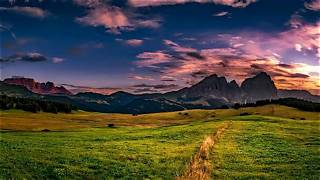
#> input picture img/e.g.1 (TEST-ONLY).jpeg, 320 x 180 px
$ python main.py
#> lines starting #> are read from the running program, lines starting #| are printed output that depends on the picture
### entropy_generation_VisionAI.py
# |===========================|
# |======== Vision AI ========|
# |==== ENTROPY GENERATOR ====|
# |========= by Luca ==========|
# |===========================|

import os
import tkinter as tk
from tkinter import filedialog
import random
import math
import hashlib
import cv2
import numpy as np

Test = 0


def entropy_generation_VisionAI_run(Debug, Test, Printer_step):

    # File Path
    file_path = filedialog.askopenfilename(title="Select an image from the 'img' folder", filetypes=[("Image files", "*.jpg *.jpeg"), ("PNG files", "*.png"), ("JPEG files", "*.jpeg"), ("JPG files", "*.jpg")])
    if file_path:
        # Image Reading
        img = cv2.imread(file_path)
        print(f"Image selected: {file_path}")

    else:
        print("No image selected.")

    # Image Monochannel Conversion
        # GRAY
    gray_img = cv2.cvtColor(img, cv2.COLOR_BGR2GRAY)
    min_value_gray = np.min(gray_img)
    max_value_gray = np.max(gray_img)
        # RGB Channels
    B_img, G_img, R_img = cv2.split(img)

    # Img Monochannel List
    img_mono = [gray_img, R_img, G_img, B_img]


    # Dividing the image into 16 sections
    height, width = img.shape[:2]
    sections = []

    for i in range(4):
        image = img_mono[i]
        for row in range(4):
            for col in range(4):

                # Coordinates for the section
                y1 = row * height // 4
                y2 = (row + 1) * height // 4

                x1 = col * width // 4
                x2 = (col + 1) * width // 4

                section = image[y1:y2, x1:x2]
                sections.append(section)


    # Thresholding and Percentile Calculation of each section
    thresholds_per = []
    #p_percentile = 12.15
    p_percentile = round(random.uniform(10, 12.15), 3)

    if Test:
        print(p_percentile)

    for q in range(len(sections)):
        section = sections[q]

        for c in range(8):
            # Thresholding
            t_lower = c * 32
            t_upper = (c + 1) * 32 - 1
            mask_t = cv2.inRange(section, t_lower, t_upper)
            thresholds_per.append(mask_t)

            # Percentile Calculation
            p_count = c * p_percentile
            mask_p = cv2.inRange(section, p_count, p_count + 12.5)
            thresholds_per.append(mask_p)

    # Getting Features
    Features = []
    for f in range(len(thresholds_per)):

        # Area
        area = cv2.countNonZero(thresholds_per[f])
        Features.append(area)

        # Perimeter
        contours, _ = cv2.findContours(thresholds_per[f], cv2.RETR_EXTERNAL, cv2.CHAIN_APPROX_SIMPLE)
        perimeter = round(sum(cv2.arcLength(contour, True) for contour in contours), None)
        Features.append(perimeter)

        # Height Regions Prod-Sum
        height = [cv2.boundingRect(contour)[3] for contour in contours]
        height = math.prod(height)-sum(height) if height else 0
        Features.append(height)

        # Width Regions Prod-Sum
        width = [cv2.boundingRect(contour)[2] for contour in contours]
        width = math.prod(width)-sum(width) if width else 0
        Features.append(width)

        # Circularity
        circularity = round((4 * math.pi * area) / (perimeter ** 2), 10) if perimeter != 0 else 0
        circularity_appros = round(circularity*10000000000, None)
        Features.append(circularity_appros)


    if Test:
        print(max(Features))
        print(min(Features))

    data = b",".join(str(x).encode() for x in Features)
    entropyVision = hashlib.sha256(data).digest()

    if Debug:
        print(f"ENTROPY:\n{entropyVision.hex()}\n")
        print(f"DETAILS TYPE: {type(entropyVision)}")
        print(f"Bytes: {len(entropyVision)}")

        print(Features[0], Features[1], Features[2], Features[3], Features[4])
        print("Numero sezioni: ", len(Features))

    if Test:
        cv2.imshow("Image", img)
        cv2.waitKey(0)
        cv2.destroyAllWindows()

    return entropyVision

if Test:
    asse = 0
    for i in range(100):
        entropy1 = entropy_generation_VisionAI_run(Debug=True, Test=False, Printer_step=True)
        entropy2 = entropy_generation_VisionAI_run(Debug=True, Test=False, Printer_step=True)

        if entropy1 == entropy2:
            asse = asse + 1

    print("asse:", asse)

### entropy_generator.py
# |===========================|
# |==== ENTROPY GENERATOR ====|
# |========= by Luca =========|
# |===========================|

import secrets


def entropy_generator_run(Debug, Test, Printer_step, entropyVision):

    def entropy_generator(bit=256):
        return secrets.token_bytes(bit//8)

    if not entropyVision:
        entropy = entropy_generator(256)
    else:
        entropy = entropyVision

    if Test:
        print(entropy.hex())

    if Debug:
        print(f"ENTROPY:\n{entropy.hex()}\n")
        print("DETAILS:")
        print(f"BITs: {len(entropy)}")

    # ENTROPY TO BITS CONVERSION
    def bits_conv(entropy):
        return bin(int.from_bytes(entropy, "big"))[2:].zfill(len(entropy)*8)

    entropy_bits = bits_conv(entropy)
    if Debug:
        print(f"\nBits conversion:\n{entropy_bits} \n")
        print(f"Lenght: {len(entropy_bits)} bit")

    return entropy, entropy_bits

### bip39.py
# |============================|
# |========== BIP-39 ==========|
# |========= by Luca ==========|
# |============================|


import os
import hashlib
import tkinter as tk
from tkinter import filedialog


def bip39_run(Debug, Test, entropy, entropy_bits, Printer_step):

    # File Path
    wordlist_f = os.path.join(os.path.dirname(os.path.abspath(__file__)), "wordlist")
    file_path = filedialog.askopenfilename(title="Select the correct TXT file", initialdir=wordlist_f, filetypes=[("Text files", "*.txt")])

    if file_path:
        # TXT Reading
        with open(file_path, "r", encoding="utf-8") as f:
            content = f.read()
        print(f"File selected: {file_path}")

    else:
        print("No file selecteds.")

    # LOADING WORDLIST BIP-39
    # [4 lines left out: function load_wordlist, not called in this run]

    wordlist = load_wordlist(file_path)
    if Debug:
        print(f"WORD LOADED: {len(wordlist)}\n")

    # SHA-256
    def sha256_bits(data):
        h = hashlib.sha256(data).digest()
        return bin(int.from_bytes(h, "big"))[2:].zfill(256)

    # HEX HASH from SHA256
    hash_hex = hashlib.sha256(entropy).hexdigest()
    # Bytes HASH from SHA256
    hash_bytes = hashlib.sha256(entropy).digest()
    hash_bits = bin(int.from_bytes(hash_bytes, "big"))[2:].zfill(256)
    if Debug:
        print(f"SHA-256: {hash_hex}")
        print(f"SIZE: {len(hash_hex)} char\n")

    # Getting CHECKSUM
    def get_checksum(hash_bits, entropy_bits):
        checksum_length = len(entropy_bits) // 32
        return hash_bits[:checksum_length]

    checksum = get_checksum(hash_bits, entropy_bits)
    full_bits = entropy_bits + checksum
    # Checking lenght
    len(full_bits) == 264

    chunks = [full_bits[i:i+11] for i in range(0, len(full_bits), 11)]
    len(chunks) == 24

    indices = [int(chunk, 2) for chunk in chunks]
    all(0 <= i < 2048 for i in indices)

    mnemonic = [wordlist[i] for i in indices]
    phrase = " ".join(mnemonic)

    # Test Alpha Seed
    if Test:
        # Alpha Seed
        phrase = "abandon abandon abandon abandon abandon abandon abandon abandon abandon abandon abandon abandon abandon abandon abandon abandon abandon abandon abandon abandon abandon abandon abandon art"

    print("\n Your SEED PHRASE is been calculated. \n")
    input("Press ENTER to view your seed phrase.\n")
    print(f"SEED PHRASE: \n {phrase} \n")

    # Calculation HEX-SEED
    if Printer_step:
        input("\n Press ENTER to calculate the HEX-SEED.\n")

    mnemonic = phrase
    salt = "mnemonic"

    seed = hashlib.pbkdf2_hmac(
        "sha512",
        mnemonic.encode("utf-8"),
        salt.encode("utf-8"),
        2048,
        dklen=64
    )

    # Showing Hex-Seed
    if Printer_step:
        print(f"HEX-SEED: \n {seed.hex()}")

    # Test Alpha Seed
    if Test:
        seed_hex_Test = "408b285c123836004f4b8842c89324c1f01382450c0d439af345ba7fc49acf705489c6fc77dbd4e3dc1dd8cc6bc9f043db8ada1e243c4a0eafb290d399480840"

        if (seed.hex()==seed_hex_Test):
            print("TEST HEX-SEED: OK")
        else:
            print("TEST HEX-SEED: DOESN'T MATCH!")

    input("\n Press ENTER to continue.\n")

    return seed

### main.py
# |=================================================================|
# |========= Tool to convert your entrophy in a BTC Wallet =========|
# |========================= by LucaLux98 ==========================|
# |=================================================================|

# |=====================================|
# |-------------- INDEX ----------------|
# |                                     |
# |  10-43      [ INITIALIZATION ]      |
# |  44-134         [BIP-39]            |
# | 135-X           [BIP-32]            |
# |                                     |
# |=====================================|


import entropy_generator
import entropy_generation_VisionAI
import bip39
import bip32
import bip84


Debug = 0
Test = 0
Printer_step = 0


print("This is a tool to convert your entrophy in a BTC Wallet \n")
print("Attention! Before you begin, make sure that your device is disconected from the internet!")

# ONLINE/OFFLINE CHECKS
def on_off_checks():
    print("Did you start this program OFFLINE?")
    while True:
        A = int(input("1 = Yes, 0 = No: "))
        if A == 1:
            print("Perfect! Safety is guaranteed.\n")
            return True
        elif A == 0:
            print("ATTENTION: Turn OFF the internet before continue!")
            print("TURN OFF INTERNET AND TRY AGAIN!")
            print("Program restarted \n")
            print("Did you start this program OFFLINE?")
        else:
            print("\n ERROR: Wrong input, try again:")
#> this loop made 1 pass; the answer given on pass 1: 1

# CHECK LUNCH
on_off_checks()

# ENTROPY GENERATION
print("Do you want to generate an ENTROPY with VisionAI (Recommended) or with a Random Generator (ONLY FOR TESTING)?")
EG = int(input("1 = VisionAI / 0 = Random Generator: "))
#> the answer given: 1
if EG == 0:
    entropy, entropy_bits = entropy_generator.entropy_generator_run(Debug, Test, Printer_step, entropyVision=None)
else:
    entropy = entropy_generation_VisionAI.entropy_generation_VisionAI_run(Debug, Test, Printer_step)
#> the answer given: img/e.g.1 (TEST-ONLY).jpeg
#> in entropy_generation_VisionAI_run, img is the input picture: shape (180, 320, 3); mean B, G, R 62.3, 74.6, 78.9
#> in entropy_generation_VisionAI_run, `gray_img = cv2.cvtColor(img, cv2.COLOR_BGR2GRAY)`:
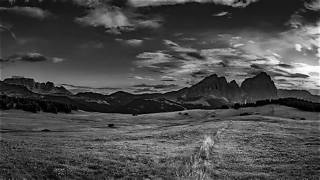
#> gray_img: shape (180, 320); min 0, max 253, mean 74.5
#> in entropy_generation_VisionAI_run, `min_value_gray = np.min(gray_img)`: min_value_gray = 0
#> in entropy_generation_VisionAI_run, `max_value_gray = np.max(gray_img)`: max_value_gray = 253
#> in entropy_generation_VisionAI_run, `B_img, G_img, R_img = cv2.split(img)`:
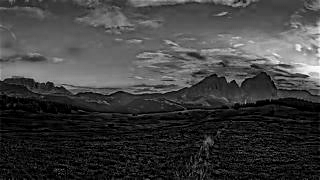
#> B_img: shape (180, 320); min 0, max 255, mean 62.3
#> in entropy_generation_VisionAI_run, `B_img, G_img, R_img = cv2.split(img)`:
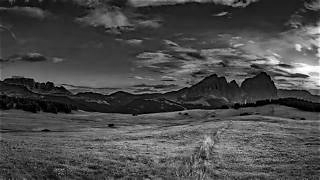
#> G_img: shape (180, 320); min 0, max 255, mean 74.6
#> in entropy_generation_VisionAI_run, `B_img, G_img, R_img = cv2.split(img)`:
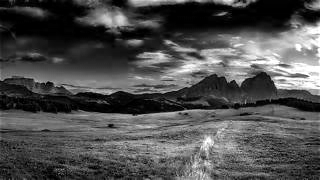
#> R_img: shape (180, 320); min 0, max 255, mean 78.9
#> after the loop in entropy_generation_VisionAI_run, `for i in range(4):`: sections = 64 items
#> the loop in entropy_generation_VisionAI_run, `for q in range(len(sections)):` made 64 passes
#> pass 1, in entropy_generation_VisionAI_run, `section = sections[q]`:
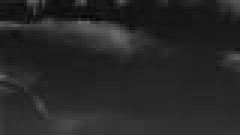
#> section: shape (45, 80) (shown 3 times larger); min 5, max 105, mean 39.4
#> pass 3, in entropy_generation_VisionAI_run, `section = sections[q]`:
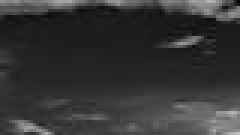
#> section: shape (45, 80) (shown 3 times larger); min 2, max 192, mean 53.2
#> after the loop in entropy_generation_VisionAI_run, `for q in range(len(sections)):`:
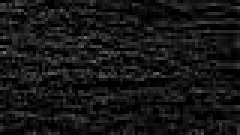
#> section: shape (45, 80) (shown 3 times larger); min 0, max 113, mean 21.7
#> after the loop in entropy_generation_VisionAI_run, `for q in range(len(sections)):`: thresholds_per = 1024 items
#> the loop in entropy_generation_VisionAI_run, `for f in range(len(thresholds_per)):` made 1024 passes
#> (area, perimeter, height, width, circularity, circularity_appros) on passes 1, 3, 4: (1064, 344, 2518, 63871, 0.113, 1129885946), (2320, 486, 74812, 86015872, 0.123, 1234313021), (415, 243, 932, 13924, 0.0883, 883172248)
#> after the loop in entropy_generation_VisionAI_run, `for f in range(len(thresholds_per)):`: Features = 5120 items, first 6: 1064, 344, 2518, 63871, 1129885946, 6
    entropy, entropy_bits = entropy_generator.entropy_generator_run(Debug, Test, Printer_step, entropyVision = entropy)

# BIP-39
seed = bip39.bip39_run(Debug, Test, entropy, entropy_bits, Printer_step)
#> the answer given: img/e.g.2 (TEST-ONLY).jpg
#> (the run stopped early here; a loop or call above may not have finished)
